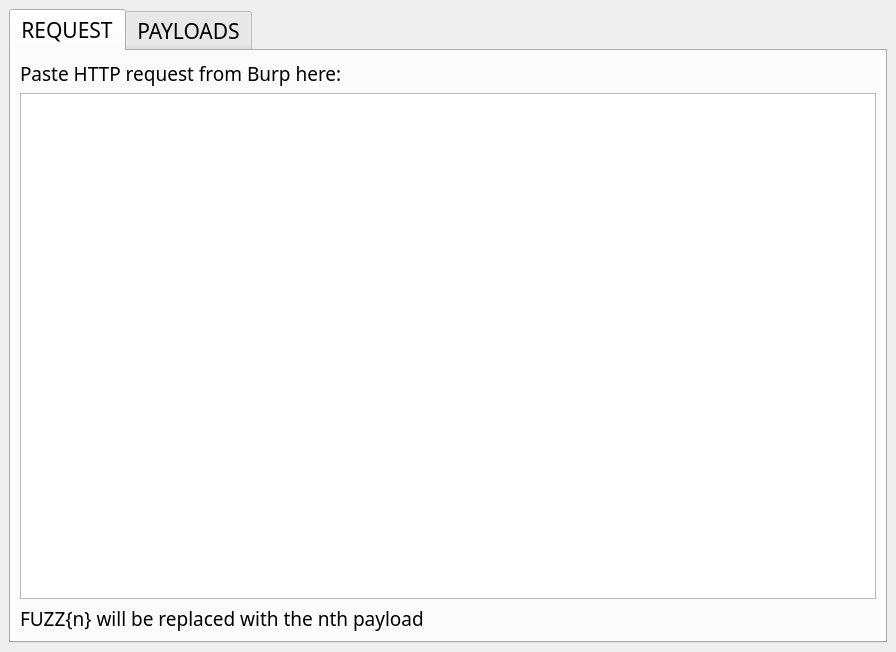
<?xml version="1.0" encoding="UTF-8"?>
<ui version="4.0">
 <class>MainWindow</class>
 <widget class="QMainWindow" name="MainWindow">
  <property name="geometry">
   <rect>
    <x>0</x>
    <y>0</y>
    <width>896</width>
    <height>652</height>
   </rect>
  </property>
  <property name="windowTitle">
   <string>Fart Penetrator</string>
  </property>
  <widget class="QWidget" name="centralwidget">
   <layout class="QGridLayout" name="gridLayout">
    <item row="0" column="0">
     <widget class="QTabWidget" name="tabWidget">
      <property name="font">
       <font>
        <family>Among Us</family>
        <pointsize>16</pointsize>
       </font>
      </property>
      <property name="currentIndex">
       <number>0</number>
      </property>
      <widget class="QWidget" name="tab">
       <property name="font">
        <font>
         <pointsize>16</pointsize>
        </font>
       </property>
       <attribute name="title">
        <string>REQUEST</string>
       </attribute>
       <layout class="QVBoxLayout" name="verticalLayout_4">
        <item>
         <layout class="QVBoxLayout" name="verticalLayout_2">
          <item>
           <widget class="QLabel" name="label">
            <property name="font">
             <font>
              <pointsize>14</pointsize>
             </font>
            </property>
            <property name="text">
             <string>Paste HTTP request from Burp here:</string>
            </property>
           </widget>
          </item>
          <item>
           <widget class="QPlainTextEdit" name="http_request_input">
            <property name="font">
             <font>
              <pointsize>12</pointsize>
             </font>
            </property>
            <property name="plainText">
             <string/>
            </property>
           </widget>
          </item>
          <item>
           <widget class="QLabel" name="label_2">
            <property name="font">
             <font>
              <pointsize>14</pointsize>
             </font>
            </property>
            <property name="text">
             <string>FUZZ{n} will be replaced with the nth payload</string>
            </property>
           </widget>
          </item>
         </layout>
        </item>
       </layout>
      </widget>
      <widget class="QWidget" name="tab_2">
       <attribute name="title">
        <string>PAYLOADS</string>
       </attribute>
       <layout class="QGridLayout" name="gridLayout_3">
        <item row="1" column="0">
         <spacer name="verticalSpacer">
          <property name="orientation">
           <enum>Qt::Vertical</enum>
          </property>
          <property name="sizeHint" stdset="0">
           <size>
            <width>20</width>
            <height>40</height>
           </size>
          </property>
         </spacer>
        </item>
        <item row="2" column="0">
         <layout class="QHBoxLayout" name="horizontalLayout_3">
          <item>
           <widget class="QPushButton" name="configure_attack_btn">
            <property name="text">
             <string>Configure Attack</string>
            </property>
           </widget>
          </item>
          <item>
           <spacer name="horizontalSpacer">
            <property name="orientation">
             <enum>Qt::Horizontal</enum>
            </property>
            <property name="sizeHint" stdset="0">
             <size>
              <width>40</width>
              <height>20</height>
             </size>
            </property>
           </spacer>
          </item>
          <item alignment="Qt::AlignBottom">
           <widget class="QPushButton" name="launch_attack_btn">
            <property name="enabled">
             <bool>false</bool>
            </property>
            <property name="text">
             <string>LAUNCH ATTACK!</string>
            </property>
           </widget>
          </item>
         </layout>
        </item>
        <item row="0" column="0">
         <layout class="QVBoxLayout" name="verticalLayout_5">
          <item>
           <layout class="QHBoxLayout" name="horizontalLayout_2">
            <item>
             <widget class="QLabel" name="label_3">
              <property name="text">
               <string>Payload Sets</string>
              </property>
             </widget>
            </item>
            <item>
             <spacer name="horizontalSpacer_2">
              <property name="orientation">
               <enum>Qt::Horizontal</enum>
              </property>
              <property name="sizeHint" stdset="0">
               <size>
                <width>40</width>
                <height>20</height>
               </size>
              </property>
             </spacer>
            </item>
            <item>
             <widget class="QLabel" name="num_requests_label">
              <property name="text">
               <string>0 Requests</string>
              </property>
             </widget>
            </item>
           </layout>
          </item>
          <item>
           <widget class="QTableWidget" name="payload_table_widget">
            <property name="sizePolicy">
             <sizepolicy hsizetype="Expanding" vsizetype="Minimum">
              <horstretch>0</horstretch>
              <verstretch>0</verstretch>
             </sizepolicy>
            </property>
            <property name="font">
             <font>
              <pointsize>12</pointsize>
             </font>
            </property>
            <property name="editTriggers">
             <set>QAbstractItemView::NoEditTriggers</set>
            </property>
            <property name="textElideMode">
             <enum>Qt::ElideRight</enum>
            </property>
            <property name="showGrid">
             <bool>false</bool>
            </property>
            <property name="sortingEnabled">
             <bool>true</bool>
            </property>
            <property name="wordWrap">
             <bool>false</bool>
            </property>
            <property name="columnCount">
             <number>3</number>
            </property>
            <attribute name="horizontalHeaderMinimumSectionSize">
             <number>39</number>
            </attribute>
            <attribute name="horizontalHeaderShowSortIndicator" stdset="0">
             <bool>true</bool>
            </attribute>
            <attribute name="verticalHeaderVisible">
             <bool>false</bool>
            </attribute>
            <column>
             <property name="text">
              <string>Variable</string>
             </property>
             <property name="font">
              <font>
               <family>Among Us</family>
               <pointsize>14</pointsize>
              </font>
             </property>
            </column>
            <column>
             <property name="text">
              <string>Source</string>
             </property>
             <property name="font">
              <font>
               <family>Among Us</family>
               <pointsize>14</pointsize>
              </font>
             </property>
            </column>
            <column>
             <property name="text">
              <string>Num Items</string>
             </property>
             <property name="font">
              <font>
               <family>Among Us</family>
               <pointsize>14</pointsize>
              </font>
             </property>
            </column>
           </widget>
          </item>
          <item>
           <widget class="QLabel" name="label_4">
            <property name="text">
             <string>From File</string>
            </property>
           </widget>
          </item>
          <item>
           <layout class="QHBoxLayout" name="horizontalLayout">
            <item>
             <widget class="QLabel" name="label_5">
              <property name="font">
               <font>
                <pointsize>12</pointsize>
               </font>
              </property>
              <property name="text">
               <string>File:</string>
              </property>
             </widget>
            </item>
            <item>
             <widget class="QLineEdit" name="payload_file_input">
              <property name="font">
               <font>
                <pointsize>12</pointsize>
               </font>
              </property>
              <property name="text">
               <string/>
              </property>
             </widget>
            </item>
            <item>
             <widget class="QPushButton" name="add_payload_btn">
              <property name="font">
               <font>
                <pointsize>14</pointsize>
               </font>
              </property>
              <property name="text">
               <string>Add</string>
              </property>
             </widget>
            </item>
            <item>
             <widget class="QLabel" name="label_6">
              <property name="font">
               <font>
                <pointsize>12</pointsize>
               </font>
              </property>
              <property name="text">
               <string>Predefined WordList :</string>
              </property>
             </widget>
            </item>
            <item>
             <widget class="QComboBox" name="wordlist_combobox">
              <property name="font">
               <font>
                <pointsize>12</pointsize>
               </font>
              </property>
             </widget>
            </item>
            <item>
             <widget class="QPushButton" name="add_from_wordlist_btn">
              <property name="font">
               <font>
                <pointsize>14</pointsize>
               </font>
              </property>
              <property name="text">
               <string>Add</string>
              </property>
             </widget>
            </item>
           </layout>
          </item>
          <item>
           <widget class="Line" name="line">
            <property name="orientation">
             <enum>Qt::Horizontal</enum>
            </property>
           </widget>
          </item>
          <item>
           <widget class="QLabel" name="label_7">
            <property name="font">
             <font>
              <pointsize>16</pointsize>
             </font>
            </property>
            <property name="text">
             <string>From Integer Range</string>
            </property>
           </widget>
          </item>
          <item>
           <layout class="QHBoxLayout" name="horizontalLayout_4">
            <item>
             <widget class="QLabel" name="label_8">
              <property name="font">
               <font>
                <pointsize>12</pointsize>
               </font>
              </property>
              <property name="text">
               <string>From:</string>
              </property>
             </widget>
            </item>
            <item>
             <widget class="QSpinBox" name="num_from">
              <property name="sizePolicy">
               <sizepolicy hsizetype="Minimum" vsizetype="Fixed">
                <horstretch>1</horstretch>
                <verstretch>0</verstretch>
               </sizepolicy>
              </property>
              <property name="font">
               <font>
                <pointsize>12</pointsize>
               </font>
              </property>
              <property name="minimum">
               <number>0</number>
              </property>
              <property name="maximum">
               <number>1000000000</number>
              </property>
             </widget>
            </item>
            <item>
             <widget class="QLabel" name="label_9">
              <property name="font">
               <font>
                <pointsize>12</pointsize>
               </font>
              </property>
              <property name="text">
               <string>To:</string>
              </property>
             </widget>
            </item>
            <item>
             <widget class="QSpinBox" name="num_to">
              <property name="sizePolicy">
               <sizepolicy hsizetype="Minimum" vsizetype="Fixed">
                <horstretch>1</horstretch>
                <verstretch>0</verstretch>
               </sizepolicy>
              </property>
              <property name="font">
               <font>
                <pointsize>12</pointsize>
               </font>
              </property>
              <property name="minimum">
               <number>0</number>
              </property>
              <property name="maximum">
               <number>1000000000</number>
              </property>
              <property name="value">
               <number>10</number>
              </property>
             </widget>
            </item>
            <item>
             <widget class="QLabel" name="label_10">
              <property name="font">
               <font>
                <pointsize>12</pointsize>
               </font>
              </property>
              <property name="text">
               <string>Step:</string>
              </property>
             </widget>
            </item>
            <item>
             <widget class="QSpinBox" name="num_step">
              <property name="sizePolicy">
               <sizepolicy hsizetype="Minimum" vsizetype="Fixed">
                <horstretch>1</horstretch>
                <verstretch>0</verstretch>
               </sizepolicy>
              </property>
              <property name="font">
               <font>
                <pointsize>12</pointsize>
               </font>
              </property>
              <property name="minimum">
               <number>-1000000000</number>
              </property>
              <property name="maximum">
               <number>1000000000</number>
              </property>
              <property name="value">
               <number>1</number>
              </property>
             </widget>
            </item>
            <item>
             <widget class="QCheckBox" name="num_zfill">
              <property name="font">
               <font>
                <pointsize>12</pointsize>
               </font>
              </property>
              <property name="text">
               <string>zfill</string>
              </property>
              <property name="checked">
               <bool>true</bool>
              </property>
              <property name="tristate">
               <bool>false</bool>
              </property>
             </widget>
            </item>
            <item>
             <widget class="QPushButton" name="add_nums">
              <property name="font">
               <font>
                <pointsize>14</pointsize>
               </font>
              </property>
              <property name="text">
               <string>Add</string>
              </property>
             </widget>
            </item>
           </layout>
          </item>
         </layout>
        </item>
       </layout>
      </widget>
     </widget>
    </item>
   </layout>
  </widget>
 </widget>
 <resources/>
 <connections/>
</ui>
